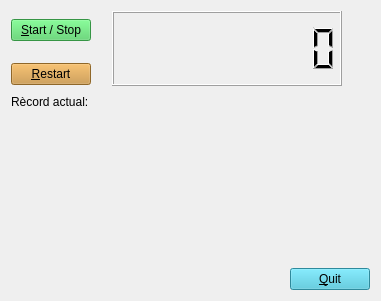
<?xml version="1.0" encoding="UTF-8"?>
<ui version="4.0">
 <class>Cronometre</class>
 <widget class="QWidget" name="Cronometre">
  <property name="geometry">
   <rect>
    <x>0</x>
    <y>0</y>
    <width>381</width>
    <height>301</height>
   </rect>
  </property>
  <property name="windowTitle">
   <string>Form</string>
  </property>
  <layout class="QVBoxLayout" name="verticalLayout_2">
   <item>
    <layout class="QHBoxLayout" name="horizontalLayout_4" stretch="0,2,0">
     <property name="spacing">
      <number>21</number>
     </property>
     <property name="leftMargin">
      <number>0</number>
     </property>
     <item>
      <layout class="QVBoxLayout" name="verticalLayout">
       <property name="topMargin">
        <number>7</number>
       </property>
       <item>
        <widget class="QPushButton" name="pushButton_2">
         <property name="styleSheet">
          <string notr="true">background-color: rgb(75, 209, 96);</string>
         </property>
         <property name="text">
          <string>&amp;Start / Stop</string>
         </property>
         <property name="shortcut">
          <string>Alt+S</string>
         </property>
        </widget>
       </item>
       <item>
        <widget class="QPushButton" name="pushButton_3">
         <property name="styleSheet">
          <string notr="true">background-color: rgb(200, 144, 57);</string>
         </property>
         <property name="text">
          <string>&amp;Restart</string>
         </property>
         <property name="shortcut">
          <string>Alt+R</string>
         </property>
        </widget>
       </item>
      </layout>
     </item>
     <item>
      <widget class="QLCDNumber" name="lcdNumber">
       <property name="sizePolicy">
        <sizepolicy hsizetype="Expanding" vsizetype="Expanding">
         <horstretch>0</horstretch>
         <verstretch>0</verstretch>
        </sizepolicy>
       </property>
       <property name="sizeIncrement">
        <size>
         <width>0</width>
         <height>0</height>
        </size>
       </property>
       <property name="baseSize">
        <size>
         <width>0</width>
         <height>0</height>
        </size>
       </property>
       <property name="smallDecimalPoint">
        <bool>false</bool>
       </property>
       <property name="digitCount">
        <number>9</number>
       </property>
      </widget>
     </item>
     <item>
      <spacer name="horizontalSpacer_3">
       <property name="orientation">
        <enum>Qt::Horizontal</enum>
       </property>
       <property name="sizeType">
        <enum>QSizePolicy::Expanding</enum>
       </property>
       <property name="sizeHint" stdset="0">
        <size>
         <width>28</width>
         <height>17</height>
        </size>
       </property>
      </spacer>
     </item>
    </layout>
   </item>
   <item>
    <layout class="QHBoxLayout" name="horizontalLayout_3" stretch="0,1,0">
     <property name="spacing">
      <number>39</number>
     </property>
     <item>
      <widget class="QLabel" name="label">
       <property name="text">
        <string>Rècord actual:</string>
       </property>
      </widget>
     </item>
     <item>
      <widget class="QLabel" name="recordLabel">
       <property name="text">
        <string/>
       </property>
      </widget>
     </item>
     <item>
      <spacer name="horizontalSpacer_2">
       <property name="orientation">
        <enum>Qt::Horizontal</enum>
       </property>
       <property name="sizeHint" stdset="0">
        <size>
         <width>118</width>
         <height>20</height>
        </size>
       </property>
      </spacer>
     </item>
    </layout>
   </item>
   <item>
    <spacer name="verticalSpacer">
     <property name="orientation">
      <enum>Qt::Vertical</enum>
     </property>
     <property name="sizeHint" stdset="0">
      <size>
       <width>20</width>
       <height>150</height>
      </size>
     </property>
    </spacer>
   </item>
   <item>
    <layout class="QHBoxLayout" name="horizontalLayout">
     <item>
      <spacer name="horizontalSpacer">
       <property name="orientation">
        <enum>Qt::Horizontal</enum>
       </property>
       <property name="sizeHint" stdset="0">
        <size>
         <width>268</width>
         <height>20</height>
        </size>
       </property>
      </spacer>
     </item>
     <item>
      <widget class="QPushButton" name="pushButton">
       <property name="styleSheet">
        <string notr="true">background-color: rgb(65, 193, 218);
</string>
       </property>
       <property name="text">
        <string>&amp;Quit</string>
       </property>
       <property name="shortcut">
        <string>Alt+Q</string>
       </property>
      </widget>
     </item>
    </layout>
   </item>
  </layout>
 </widget>
 <resources/>
 <connections>
  <connection>
   <sender>pushButton</sender>
   <signal>clicked()</signal>
   <receiver>Cronometre</receiver>
   <slot>close()</slot>
   <hints>
    <hint type="sourcelabel">
     <x>342</x>
     <y>272</y>
    </hint>
    <hint type="destinationlabel">
     <x>361</x>
     <y>220</y>
    </hint>
   </hints>
  </connection>
  <connection>
   <sender>pushButton_2</sender>
   <signal>clicked()</signal>
   <receiver>Cronometre</receiver>
   <slot>start_stop()</slot>
   <hints>
    <hint type="sourcelabel">
     <x>59</x>
     <y>28</y>
    </hint>
    <hint type="destinationlabel">
     <x>1</x>
     <y>6</y>
    </hint>
   </hints>
  </connection>
  <connection>
   <sender>pushButton_3</sender>
   <signal>clicked()</signal>
   <receiver>Cronometre</receiver>
   <slot>reset()</slot>
   <hints>
    <hint type="sourcelabel">
     <x>30</x>
     <y>54</y>
    </hint>
    <hint type="destinationlabel">
     <x>2</x>
     <y>62</y>
    </hint>
   </hints>
  </connection>
 </connections>
 <slots>
  <slot>start_stop()</slot>
  <slot>reset()</slot>
 </slots>
</ui>
